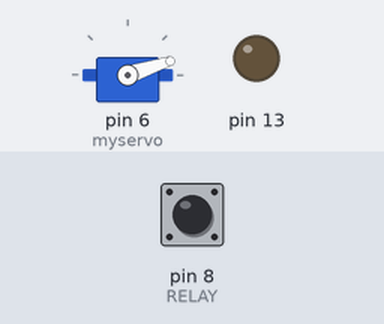
Simulated run of this sketch. Board: Arduino Uno, built with avr-gcc and run on an emulated ATmega328P. On the bench: servo, output pins drawn as LEDs (lit = HIGH). The test bench sets the inputs (shaded band); at power-on: pin 8 (RELAY) HIGH.

Above: at 10.1 s.
At 21.1 s:
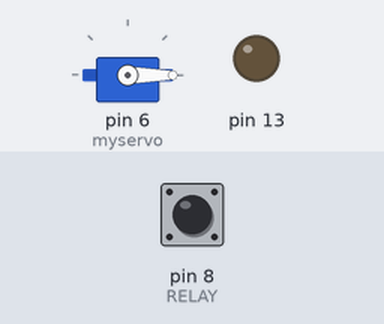
At 23.1 s:
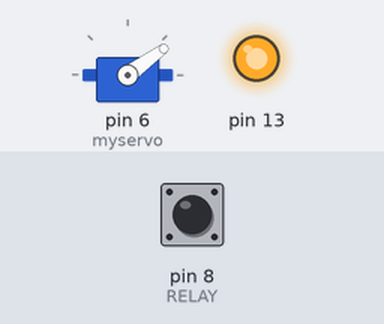
At 38.1 s:
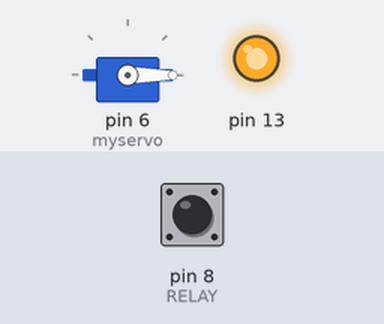
Timing chart, 0 to 39.6 s (numbered marks = the images above):
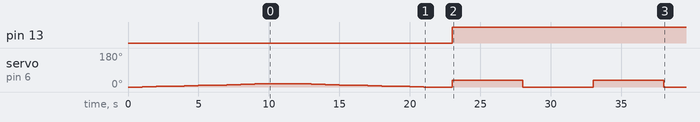

Measured:
- by itself, pin 13: LOW → HIGH at 23.0 s

The sketch:

Motor_Code.ino
```cpp
#include <Servo.h>

# define RELAY 8

Servo myservo;

void arm(){
  // arm the speed controller, modify as necessary for your ESC
  setSpeed(0);
  delay(1000); //delay 1 second,  some speed controllers may need longer
  int speed;
  for(int speed = 1; speed <= 10; speed++)
  {
       setSpeed(speed);
       delay(1000);
  }
  for(int speed = 10; speed >= 1; speed--)
  {
       setSpeed(speed);
       delay(1000);
  }
  setSpeed(0);

  delay(2000); //delay 1 second,  some speed controllers may need longer
}

void setSpeed(int speed){
  // speed is from 0 to 100 where 0 is off and 100 is maximum speed
  //the following maps speed values of 0-100 to angles from 0-180,
  // some speed controllers may need different values, see the ESC instructions
  int angle = map(speed, 0, 100, 0, 180);
  myservo.write(angle);
}

void switchDir()
{
        setSpeed(0);
        delay(5000);
        if(digitalRead(RELAY) == LOW)
             digitalWrite(RELAY, HIGH);
        else
             digitalWrite(RELAY, LOW);
}

  /*int angle = map(speed, 0, 100, 0, 180);*/

void setup()
{
  pinMode(13, OUTPUT);
  myservo.attach(6);
  arm();
}


void loop()
{
  int speed;
  digitalWrite(13, HIGH);

  for(speed = 20; speed <= 70; speed+=10)
  {
      setSpeed(speed);
      delay(5000);
      switchDir();
      setSpeed(speed);
      delay(5000);
      setSpeed(0);
      delay(5000);
  }

  delay(5000); // stop the motor for 5 seconds

}
```
